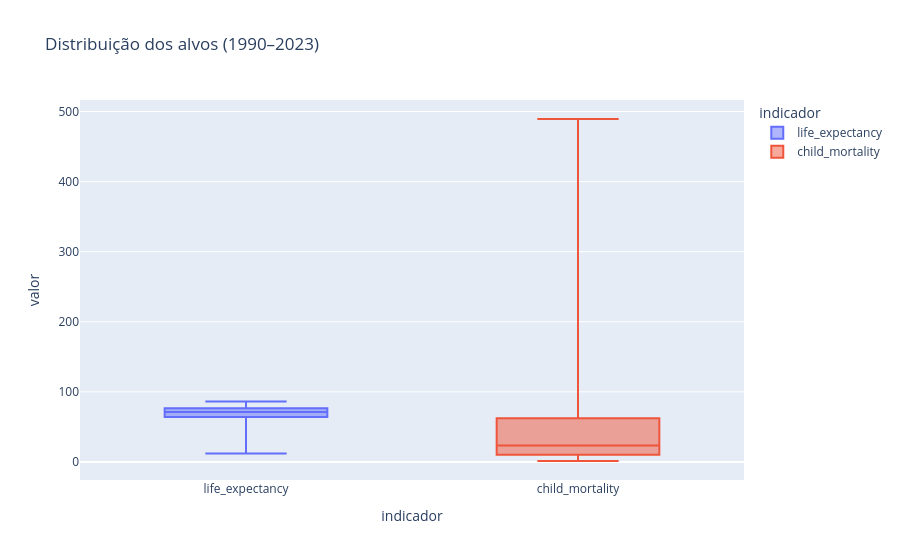

Write notebook code for a chart like this one.
### Code cell
long = abt.melt(id_vars=["year"], value_vars=alvos, var_name="indicador", value_name="valor")
fig = px.box(long, x="indicador", y="valor", color="indicador", points=False,
             title="Distribuição dos alvos (1990–2023)")
fig

### Figure 1 — Plotly figure (JSON) as saved in the notebook; plotly's stock layout.template omitted (floating-point values rounded to 4 significant figures; data arrays with more than 128 entries replaced by an {"elided": "..."} marker saying what was removed)
{"data": [{"alignmentgroup": "True", "boxpoints": false, "hovertemplate": "indicador=%{x}<br>valor=%{y}<extra></extra>", "legendgroup": "life_expectancy", "marker": {"color": "#636efa"}, "name": "life_expectancy", "notched": false, "offsetgroup": "life_expectancy", "orientation": "v", "showlegend": true, "type": "box", "x": {"elided": "7378 str values"}, "x0": " ", "xaxis": "x", "y": {"elided": "7378 float values"}, "y0": " ", "yaxis": "y"}, {"alignmentgroup": "True", "boxpoints": false, "hovertemplate": "indicador=%{x}<br>valor=%{y}<extra></extra>", "legendgroup": "child_mortality", "marker": {"color": "#EF553B"}, "name": "child_mortality", "notched": false, "offsetgroup": "child_mortality", "orientation": "v", "showlegend": true, "type": "box", "x": {"elided": "7378 str values"}, "x0": " ", "xaxis": "x", "y": {"elided": "7378 float values"}, "y0": " ", "yaxis": "y"}], "layout": {"boxmode": "overlay", "legend": {"title": {"text": "indicador"}, "tracegroupgap": 0}, "title": {"text": "Distribuição dos alvos (1990–2023)"}, "xaxis": {"anchor": "y", "categoryarray": ["life_expectancy", "child_mortality"], "categoryorder": "array", "domain": [0.0, 1.0], "title": {"text": "indicador"}}, "yaxis": {"anchor": "x", "domain": [0.0, 1.0], "title": {"text": "valor"}}}}
